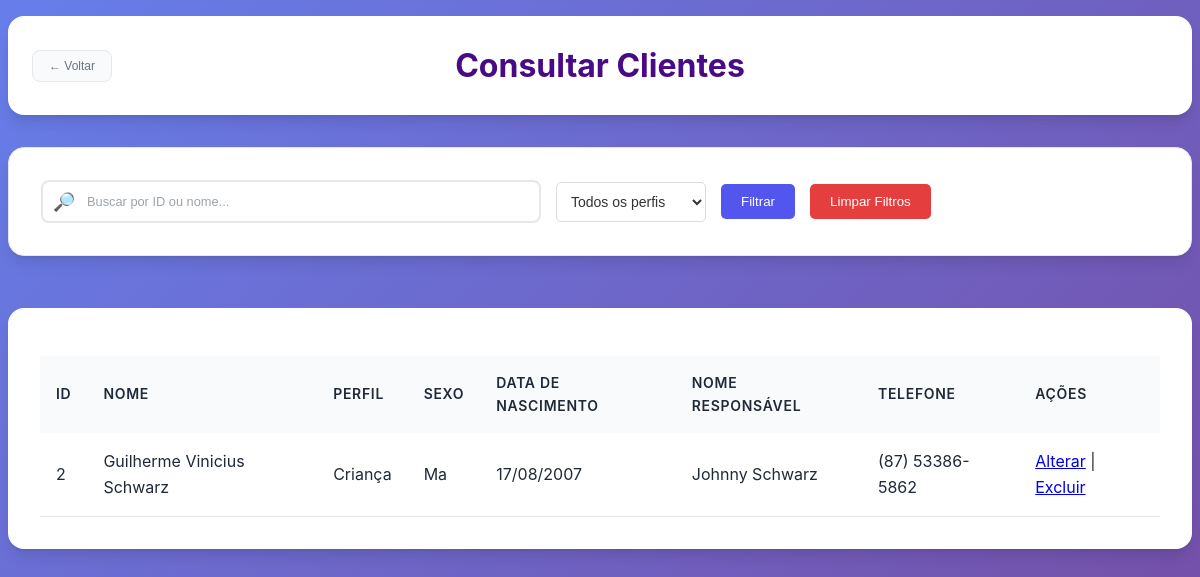
/subtelas/consultar_cliente.php (signed in), run on an earlier commit of the app's database.
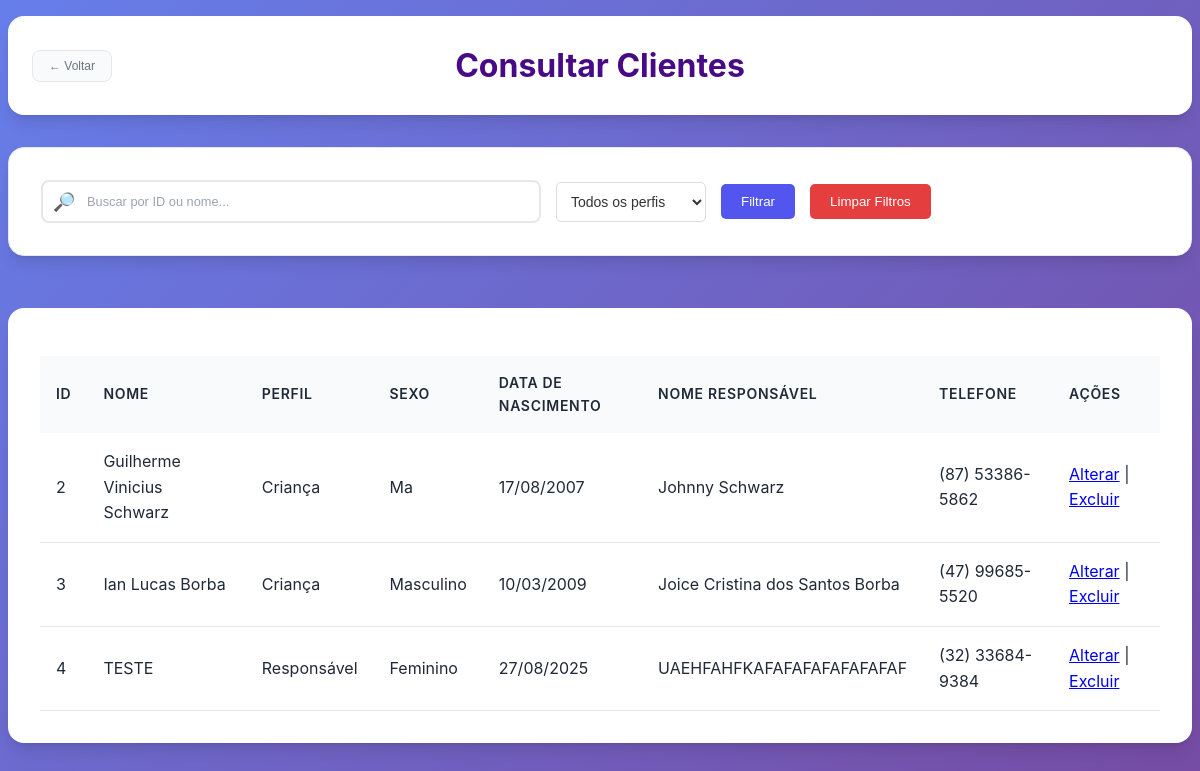
And on a later commit of the database.
### tables this page shows
CREATE TABLE `cliente` (
  `Cod_Cliente` int(11) NOT NULL,
  `Cod_Perfil` int(11) DEFAULT NULL,
  `Nome` varchar(50) NOT NULL,
  `CPF` varchar(15) NOT NULL,
  `Email` varchar(255) NOT NULL,
  `Sexo` varchar(10) NOT NULL,
  `Nome_Responsavel` varchar(50) DEFAULT NULL,
  `Telefone` varchar(20) NOT NULL,
  `Data_Nascimento` date NOT NULL,
  `CEP` varchar(20) NOT NULL,
  `UF` char(2) NOT NULL,
  `Cidade` varchar(30) NOT NULL,
  `Bairro` varchar(30) NOT NULL,
  `Rua` varchar(40) NOT NULL,
  `Num_Residencia` int(11) NOT NULL,
  `Foto` longblob NOT NULL
);

CREATE TABLE `perfil_cliente` (
  `Cod_Perfil` int(11) NOT NULL,
  `Nome_Perfil` varchar(255) DEFAULT NULL
);

### subtelas/consultar_cliente.php (the view, shortened to what this page needs)
<?php
  require_once '../conexao.php';
  $clientes = [];
  try {
      if ($_SERVER["REQUEST_METHOD"] == "POST") {
          $busca = isset($_POST['busca']) ? trim($_POST['busca']) : '';
          $filtro_perfil = isset($_POST['filtro_perfil']) ? $_POST['filtro_perfil'] : '';
          $sql = "SELECT c.Cod_Cliente, c.Nome, c.CPF, c.Email, c.Sexo, c.Nome_Responsavel, c.Telefone, c.Data_Nascimento, c.CEP, c.UF, c.Cidade, c.Bairro, c.Rua, c.Num_Residencia, c.Foto, pc.Nome_Perfil
                    FROM cliente c
                    LEFT JOIN perfil_cliente pc ON c.Cod_Perfil = pc.Cod_Perfil
                    WHERE 1=1";
          $params = [];
          if (!empty($filtro_perfil)) {
              $sql .= " AND c.Cod_Perfil = :filtro_perfil";
              $params[':filtro_perfil'] = $filtro_perfil;
          }
          if (!empty($busca)) {
              if (is_numeric($busca)) {
                  $sql .= " AND c.Cod_Cliente = :busca";
                  $params[':busca'] = $busca;
              } else {
                  $sql .= " AND c.Nome LIKE :busca_nome";
                  $params[':busca_nome'] = "$busca%";
              }
          }
          $sql .= " ORDER BY c.Cod_Cliente ASC";
          $stmt = $pdo->prepare($sql);
          foreach ($params as $key => $value) {
              if (is_numeric($value)) {
                  $stmt->bindValue($key, $value, PDO::PARAM_INT);
              } else {
                  $stmt->bindValue($key, $value, PDO::PARAM_STR);
              }
          }
      } else {
          $sql = "SELECT c.Cod_Cliente, c.Nome, c.CPF, c.Email, c.Sexo, c.Nome_Responsavel, c.Telefone, c.Data_Nascimento, c.CEP, c.UF, c.Cidade, c.Bairro, c.Rua, c.Num_Residencia, c.Foto, pc.Nome_Perfil
                    FROM cliente c
                    LEFT JOIN perfil_cliente pc ON c.Cod_Perfil = pc.Cod_Perfil
                    ORDER BY c.Cod_Cliente ASC";
          $stmt = $pdo->prepare($sql);
      }
      $stmt->execute();
      $clientes = $stmt->fetchAll(PDO::FETCH_ASSOC);
  } catch (PDOException $e) {
      $erro = "Erro na consulta: " . $e->getMessage();
      $clientes = [];
  }
?>
<!DOCTYPE html>
<html lang="pt-br">
<head>
  <link rel="stylesheet" type="text/css" href="subtelas_css/consultas.css" />
  <link rel="stylesheet" type="text/css" href="subtelas_css/sidebar.css" />
</head>
<body>
    <div class="page-wrapper">
  <header>
              <form action="../gerente.php" method="POST">
            <button class="btn-voltar">← Voltar</button>
        </form>
      <h1>Consultar Clientes</h1>
  </header>
  <form action="consultar_cliente.php" method="POST">
    <div class="filtro-container">
      <div id="search-container">
        <div class="input-wrapper">
          <span class="icon">🔎</span>
          <input type="text" id="search-input" name="busca" placeholder="Buscar por ID ou nome..." value="<?= htmlspecialchars(isset($_POST['busca']) ? $_POST['busca'] : '') ?>" onkeyup="filtrarTabela()">
        </div>
        <select name="filtro_perfil" class="filtro-select">
          <option value="">Todos os perfis</option>
        </select>
        <button type="submit" class="btn-filtrar">Filtrar</button>
        <button type="button" class="btn-limpar" onclick="limparFiltros()">Limpar Filtros</button>
      </div>
    </div>
  </form>
  <nav>
    <table id="funcionarios-table">
      <thead>
        <tr>
          <th>ID</th>
          <th>NOME</th>
          <th>PERFIL</th>
          <th>SEXO</th>
          <th>DATA DE NASCIMENTO</th>
          <th>NOME RESPONSÁVEL</th>
          <th>TELEFONE</th>
          <th>AÇÕES</th>
        </tr>
      </thead>
      <tbody>
        <?php if (!empty($clientes) && is_array($clientes)): ?>
            <?php foreach ($clientes as $c): ?>
                <tr>
                  <td><?= htmlspecialchars($c['Cod_Cliente']) ?></td>
                  <td><?= htmlspecialchars($c['Nome']) ?></td>
                  <td><?= htmlspecialchars($c['Nome_Perfil'] ?? 'Não definido') ?></td>
                  <td><?= htmlspecialchars($c['Sexo']) ?></td>
                  <td><?= date("d/m/Y", strtotime($c['Data_Nascimento'])) ?></td>
                  <td><?= htmlspecialchars($c['Nome_Responsavel']) ?></td>
                  <td><?= htmlspecialchars($c['Telefone']) ?></td>
                  <td>
                    <a href="alterar_cliente.php?id=<?= htmlspecialchars($c['Cod_Cliente']) ?>" class="alterar">Alterar</a>
                    |
                    <a href="excluir_cliente.php?id=<?= htmlspecialchars($c['Cod_Cliente']) ?>" class="excluir" onclick="return confirm('Tem certeza que deseja excluir este cliente?')">Excluir</a>
                  </td>
                </tr>
            <?php endforeach; ?>
        <?php else: ?>
            <tr><td colspan="8">Nenhum cliente encontrado.</td></tr>
        <?php endif; ?>
      </tbody>
    </table>
  </nav>
    </div>
</body>
</html>

### subtelas/subtelas_css/consultas.css (style rules this page uses)
:root { --primary-color: #6366f1; --primary-dark: #4f46e5; --primary-light: #a5b4fc; --secondary-color: #f59e0b; --secondary-dark: #d97706; --accent-color: #ec4899; --accent-light: #f9a8d4; --text-primary: #1f2937; --text-secondary: #6b7280; --text-muted: #9ca3af; --bg-primary: #ffffff; --bg-secondary: #f9fafb; --bg-tertiary: #f3f4f6; --border-color: #e5e7eb; --border-focus: #6366f1; --shadow-sm: 0 1px 2px 0 rgb(0 0 0 / 0.05); --shadow-md: 0 4px 6px -1px rgb(0 0 0 / 0.1), 0 2px 4px -2px rgb(0 0 0 / 0.1); --shadow-lg: 0 10px 15px -3px rgb(0 0 0 / 0.1), 0 4px 6px -4px rgb(0 0 0 / 0.1); --shadow-xl: 0 20px 25px -5px rgb(0 0 0 / 0.1), 0 8px 10px -6px rgb(0 0 0 / 0.1); --radius-sm: 0.375rem; --radius-md: 0.5rem; --radius-lg: 0.75rem; --radius-xl: 1rem; --radius-2xl: 1.5rem; --transition: all 0.2s cubic-bezier(0.4, 0, 0.2, 1); }
* { margin: 0; padding: 0; box-sizing: border-box; }
body { font-family: 'Inter', -apple-system, BlinkMacSystemFont, 'Segoe UI', Roboto, sans-serif; background: linear-gradient(135deg, #667eea 0%, #764ba2 100%); min-height: 100vh; color: var(--text-primary); line-height: 1.6; }
.page-wrapper { min-height: 100vh; padding: 1rem 0.5rem; }
header { background: var(--bg-primary); border-radius: var(--radius-xl); padding: 1.5rem; margin: 0 auto 2rem; max-width: 1200px; box-shadow: var(--shadow-lg); position: relative; overflow: hidden; }
header::before { content: ''; position: absolute; top: 0; left: 0; right: 0; height: 3px; }
header h1 { font-size: 2rem; font-weight: 700; text-align: center; color: #480b85; margin: 0; }
.btn-voltar { position: absolute; left: 1.5rem; top: 50%; transform: translateY(-50%); display: flex; align-items: center; gap: 0.5rem; padding: 0.5rem 1rem; background: var(--bg-secondary); color: var(--text-secondary); border: 1px solid var(--border-color); border-radius: var(--radius-md); cursor: pointer; font-size: 0.75rem; font-weight: 500; transition: var(--transition); text-decoration: none; }
.input-wrapper { position: relative; display: flex; align-items: center; }
.input-wrapper input, .input-wrapper select { width: 100%; padding: 0.75rem 0.75rem 0.75rem 2.5rem; border: 2px solid var(--border-color); border-radius: var(--radius-md); background: var(--bg-primary); color: var(--text-primary); font-size: 0.8rem; transition: var(--transition); outline: none; }
.input-wrapper input::placeholder { color: var(--text-muted); }
#search-container { background: var(--bg-primary); padding: 2rem; border-radius: var(--radius-xl); box-shadow: var(--shadow-lg); width: 100%; max-width: 1200px; border: 1px solid var(--border-color); margin: 0 auto 2rem; }
#search-container .input-wrapper { position: relative; max-width: 500px; }
#search-container .input-wrapper input { width: 100%; padding: 0.75rem 0.75rem 0.75rem 2.75rem; border: 2px solid var(--border-color); border-radius: var(--radius-md); background: var(--bg-primary); color: var(--text-primary); font-size: 0.8rem; transition: var(--transition); outline: none; }
#search-container .input-wrapper input::placeholder { color: var(--text-muted); }
#search-container .icon { position: absolute; left: 0.75rem; top: 50%; transform: translateY(-50%); color: var(--text-muted); font-size: 1.125rem; z-index: 1; }
nav { background: var(--bg-primary); border-radius: var(--radius-xl); padding: 2rem; margin: 0 auto; max-width: 1200px; box-shadow: var(--shadow-lg); overflow-x: auto; }
#funcionarios-table, #doadores-table { width: 100%; border-collapse: collapse; margin-top: 1rem; }
#funcionarios-table th, #doadores-table th { background: var(--bg-secondary); color: var(--text-primary); padding: 1rem; text-align: left; font-weight: 600; font-size: 0.875rem; text-transform: uppercase; letter-spacing: 0.05em; }
#funcionarios-table td, #doadores-table td { padding: 1rem; border-bottom: 1px solid var(--border-color); vertical-align: middle; }
.form-section, #search-container, nav { animation: fadeInUp 0.6s ease-out; }
#search-container { animation-delay: 0.1s; }
nav { animation-delay: 0.2s; }

### subtelas/subtelas_css/sidebar.css (style rules this page uses)
.page-wrapper { transition: margin-left 0.3s ease; }

What changed in the data, as far as the page shows it:
added cliente: Cod_Cliente "3", Nome "Ian Lucas Borba", Cod_Perfil.Nome_Perfil "Criança", Sexo "Masculino", Data_Nascimento "10/03/2009", Nome_Responsavel "Joice Cristina dos Santos Borba", Telefone "(47) 99685-5520"
added cliente: Cod_Cliente "4", Nome "TESTE", Cod_Perfil.Nome_Perfil "Responsável", Sexo "Feminino", Data_Nascimento "27/08/2025", Nome_Responsavel "UAEHFAHFKAFAFAFAFAFAFAFAF", Telefone "(32) 33684-9384"
